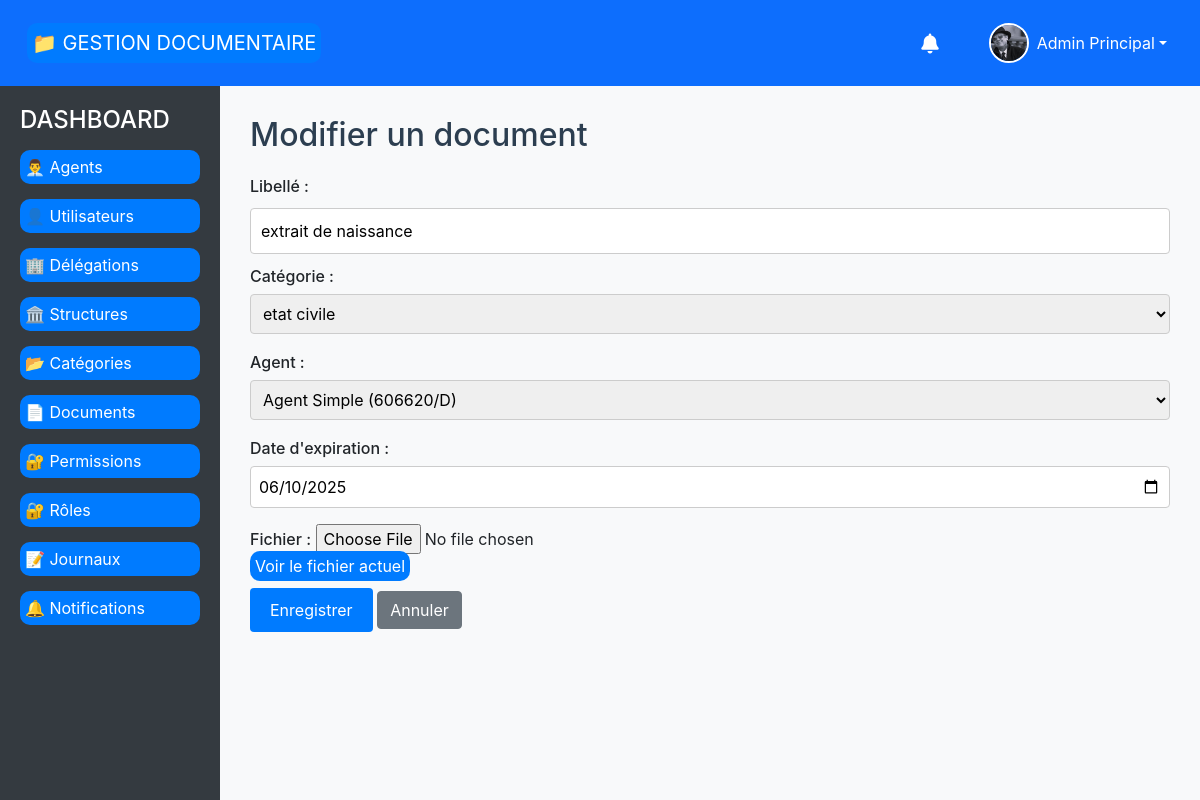
Screenshot of /documents/update/1/ (signed in) with the database file from the repository.
### document_management/models.py (models this page shows, shortened)
class BaseTimeStampModel(models.Model):
    date_creation = models.DateTimeField(_("Date de création"), auto_now_add=True)
    date_modification = models.DateTimeField(_("Date de modification"), auto_now=True)
    class Meta:
        abstract = True

class Agent(BaseTimeStampModel):
    MATRICULE_REGEX = r'^\d{6}/[A-Z]$'
    NOM_PRENOM_REGEX = r'^[a-zA-ZÀ-ÿ\s\-\']+$'
    PHONE_REGEX = r'^(\+\d{1,3})?\d{9,15}$'
    matricule = models.CharField(
        _("Matricule"),
        max_length=8,
        unique=True,
        validators=[
            RegexValidator(
                regex=MATRICULE_REGEX,
                message=_("Le matricule doit être au format 123456/X")
            )
        ]
    )
    photo = models.ImageField(
        _("Photo"),
        upload_to='agents/photos/',
        null=True,
        blank=True,
        help_text=_("Photo de profil de l'agent")
    )
    prenom = models.CharField(
        _("Prénom"),
        max_length=50,
        validators=[
            RegexValidator(
                regex=NOM_PRENOM_REGEX,
                message=_("Le prénom ne doit contenir que des lettres, espaces et tirets")
            )
        ]
    )
    nom = models.CharField(
        _("Nom"),
        max_length=50,
        validators=[
            RegexValidator(
                regex=NOM_PRENOM_REGEX,
                message=_("Le nom ne doit contenir que des lettres, espaces et tirets")
            )
        ]
    )
    date_naissance = models.DateField(_("Date de naissance"))
    lieu_naissance = models.CharField(_("Lieu de naissance"), max_length=255)
    adresse = models.CharField(_("Adresse"), max_length=255)
    email = models.EmailField(_("Email"), unique=True)
    telephone = models.CharField(
        _("Téléphone"),
        max_length=20,
        unique=True,
        validators=[
            RegexValidator(
                regex=PHONE_REGEX,
                message=_("Numéro de téléphone invalide. Format: +221xxxxxxxxx")
            )
        ]
    )
    user = models.OneToOneField(
        settings.AUTH_USER_MODEL,
        on_delete=models.CASCADE,
        related_name="agent_profile",
        verbose_name=_("Utilisateur")
    )
    structure = models.ForeignKey(
        Structure,
        on_delete=models.PROTECT,
        related_name="agents",
        verbose_name=_("Structure")
    )
    role = models.ForeignKey(
        Role,
        on_delete=models.PROTECT,
        related_name="agents",
        verbose_name=_("Rôle")
    )
    is_active = models.BooleanField(_("Actif"), default=True)
    class Meta:
        verbose_name = _("Agent")
        verbose_name_plural = _("Agents")
        ordering = ['nom', 'prenom']
    def __str__(self):
        return f"{self.prenom} {self.nom} ({self.matricule})"
    def get_full_name(self):
        return f"{self.prenom} {self.nom}"

class Document(BaseTimeStampModel):
    TYPE_CHOICES = [
        ('PDF', 'PDF'),
        ('JPEG', 'JPEG'),
        ('PNG', 'PNG'),
        ('DOCX', 'DOCX'),
        ('XLSX', 'XLSX')
    ]
    uuid = models.UUIDField(default=uuid.uuid4, editable=False, unique=True)
    libelle = models.CharField(_("Libellé"), max_length=100)
    reference = models.CharField(_("Référence"), max_length=50, unique=True, blank=True)
    fichier = models.FileField(_("Fichier"), upload_to='documents/%Y/%m/')
    type = models.CharField(_("Type"), max_length=10, choices=TYPE_CHOICES)
    date_expiration = models.DateField(_("Date d'expiration"), null=True, blank=True)
    categorie_document = models.ForeignKey(
        CategorieDocument,
        on_delete=models.PROTECT,
        related_name="documents",
        verbose_name=_("Catégorie")
    )
    agent = models.ForeignKey(
        Agent,
        on_delete=models.PROTECT,
        related_name="documents",
        verbose_name=_("Agent")
    )
    is_archived = models.BooleanField(_("Archivé"), default=False)
    class Meta:
        verbose_name = _("Document")
        verbose_name_plural = _("Documents")
        ordering = ['-date_creation']
        unique_together = ['libelle', 'agent']

class CategorieDocument(BaseTimeStampModel):
    TYPE_ACCES_CHOICES = [
        ('PRIVATE', _('Privé')),
        ('PUBLIC', _('Public')),
        ('RESTRICTED', _('Restreint')),
    ]
    libelle = models.CharField(_("Libellé"), max_length=50, unique=True)
    description = models.TextField(_("Description"))
    type_acces = models.CharField(
        _("Type d'accès"),
        max_length=10,
        choices=TYPE_ACCES_CHOICES,
        default='PRIVATE'
    )
    class Meta:
        verbose_name = _("Catégorie de document")
        verbose_name_plural = _("Catégories de documents")
        ordering = ['libelle']

### document_management/views.py (the view, shortened to what this page needs)
# urls.py: path('documents/update/<int:document_id>/', update_document, name='update_document'),
@login_required
def update_document(request, document_id):
    document = get_object_or_404(Document, id=document_id)
    categories = CategorieDocument.objects.all()
    agents = Agent.objects.all()
    return render(request, 'documents/form.html', {
        'document': document,
        'categories': categories,
        'agents': agents
    })

### document_management/templates/documents/form.html (shortened to what this page needs)
{% extends 'base.html' %}
{% block content %}
<h2>{% if document %}Modifier{% else %}Ajouter{% endif %} un document</h2>
<form method="post" enctype="multipart/form-data">
    <label>Libellé :</label>
    <input type="text" name="libelle" value="{{ document.libelle|default:'' }}" required><br>
    <label>Catégorie :</label>
    <select name="categorie_document" required>
        {% for cat in categories %}
            <option value="{{ cat.id }}" {% if document and document.categorie_document.id == cat.id %}selected{% endif %}>{{ cat.libelle }}</option>
        {% endfor %}
    </select><br>
    <label>Agent :</label>
    <select name="agent" required>
        {% for agent in agents %}
            <option value="{{ agent.id }}" {% if document and document.agent.id == agent.id %}selected{% endif %}>{{ agent }}</option>
        {% endfor %}
    </select><br>
    <label>Date d'expiration :</label>
    <input type="date" name="date_expiration" value="{{ document.date_expiration|date:'Y-m-d'|default:'' }}"><br>
    <label>Fichier :</label>
    <input type="file" name="fichier" {% if not document %}required{% endif %}><br>
    {% if document and document.fichier %}
        <a href="{{ document.fichier.url }}" target="_blank">Voir le fichier actuel</a><br>
    {% endif %}
    <button type="submit" class="btn btn-success">Enregistrer</button>
    <a href="{% url 'liste_documents' %}" class="btn btn-secondary">Annuler</a>
</form>
{% endblock %}

### document_management/templates/base.html (shortened to what this page needs)
<!DOCTYPE html>
<html lang="fr">
<head>
    <link rel="stylesheet" href="https://cdn.jsdelivr.net/npm/bootstrap@5.3.0/dist/css/bootstrap.min.css">
    <link rel="stylesheet" href="https://cdnjs.cloudflare.com/ajax/libs/font-awesome/6.0.0/css/all.min.css">
    {% load static %}
    <link rel="stylesheet" href="{% static 'css/style.css' %}">
</head>
<body>
    <nav class="navbar navbar-expand-lg navbar-custom">
        <div class="container-fluid">
            <a class="navbar-brand" href="{% url 'home' %}">📁 GESTION DOCUMENTAIRE</a>
            <div class="d-flex align-items-center ms-auto">
                {% if request.user.is_authenticated %}
                    <div class="dropdown me-3">
                        <button class="btn btn-link text-white text-decoration-none position-relative" type="button" id="notificationsDropdown" data-bs-toggle="dropdown" aria-expanded="false">
                            <i class="fas fa-bell fa-lg"></i>
                        </button>
                    </div>
                    <div class="dropdown">
                        <button class="btn btn-link text-white text-decoration-none dropdown-toggle d-flex align-items-center" type="button" id="userDropdown" data-bs-toggle="dropdown" aria-expanded="false">
                            {% if request.user.agent_profile.photo %}
                                <img src="{{ request.user.agent_profile.photo.url }}" alt="Photo de profil" class="user-avatar me-2">
                            {% else %}
                                <div class="user-avatar me-2 bg-light d-flex align-items-center justify-content-center">
                                    <i class="fas fa-user text-muted"></i>
                                </div>
                            {% endif %}
                            <span class="d-none d-md-inline">
                                {% if request.user.agent_profile %}
                                    {{ request.user.agent_profile.prenom }} {{ request.user.agent_profile.nom }}
                                {% else %}
                                    {{ request.user.email }}
                                {% endif %}
                            </span>
                        </button>
                    </div>
                {% else %}
                    <a href="{% url 'login' %}" class="btn btn-outline-light btn-sm">Connexion</a>
                {% endif %}
            </div>
        </div>
    </nav>
    <div class="main-container">
        {% if request.user.is_authenticated %}
        <div class="sidebar">
            <h4>DASHBOARD</h4>
            {% if can_read_agents %}
            <a href="{% url 'liste_agents' %}" {% if request.resolver_match.url_name == 'liste_agents' %} class="active"{% endif %}>👨‍💼 Agents</a>
            {% endif %}
            {% if can_read_users %}
            <a href="{% url 'liste_users' %}" {% if request.resolver_match.url_name == 'liste_users' %} class="active"{% endif %}>👤 Utilisateurs</a>
            {% endif %}
            {% if can_read_delegations %}
            <a href="{% url 'liste_delegations' %}" {% if request.resolver_match.url_name == 'liste_delegations' %} class="active"{% endif %}>🏢 Délégations</a>
            {% endif %}
            {% if can_read_structures %}
            <a href="{% url 'liste_structures' %}" {% if request.resolver_match.url_name == 'liste_structures' %} class="active"{% endif %}>🏛️ Structures</a>
            {% endif %}
            {% if can_read_categories %}
            <a href="{% url 'liste_CategorieDocuments' %}" {% if request.resolver_match.url_name == 'liste_CategorieDocuments' %} class="active"{% endif %}>📂 Catégories</a>
            {% endif %}
            {% if can_read_documents %}
            <a href="{% url 'liste_documents' %}" {% if request.resolver_match.url_name == 'liste_documents' %} class="active"{% endif %}>📄 Documents</a>
            {% endif %}
            {% if can_read_permissions %}
            <a href="{% url 'liste_permissions' %}" {% if request.resolver_match.url_name == 'liste_permissions' %} class="active"{% endif %}>🔐 Permissions</a>
            {% endif %}
            {% if can_read_roles %}
            <a href="{% url 'liste_roles' %}" {% if request.resolver_match.url_name == 'liste_roles' %} class="active"{% endif %}>🔐 Rôles</a>
            {% endif %}
            {% if role_name == 'ADMIN' or role_name == 'GESTIONNAIRE' %}
            <a href="{% url 'liste_journaux' %}" {% if request.resolver_match.url_name == 'liste_journaux' %} class="active"{% endif %}>📝 Journaux</a>
            {% endif %}
            <a href="{% url 'liste_notifications' %}" {% if request.resolver_match.url_name == 'liste_notifications' %} class="active"{% endif %}>🔔 Notifications</a>
        </div>
        {% endif %}
        <div class="content">
            {% block content %}
            {% endblock %}
        </div>
    </div>
</body>
</html>

### document_management/static/css/style.css (style rules this page uses)
nav { background-color: #007bff; padding: 10px; text-align: center; }
nav a { color: white; text-decoration: none; margin: 15px; font-size: 18px; }
body { font-family: 'Segoe UI', Arial, sans-serif; background: #f7f7f7; margin: 0; padding: 0; }
h1, h2 { color: #2c3e50; margin-bottom: 20px; }
input[type="text"], input[type="email"], input[type="date"], select, textarea { width: 100%; padding: 8px; margin: 6px 0 16px 0; border: 1px solid #ccc; border-radius: 4px; box-sizing: border-box; font-size: 1em; }
button, a.button { background: #18bc9c; color: #fff; border: none; padding: 8px 18px; border-radius: 4px; font-size: 1em; cursor: pointer; margin-right: 8px; text-decoration: none; transition: background 0.2s; display: inline-block; }
form label { font-weight: 500; }
form { margin-bottom: 20px; }
form { margin: 20px 0; }
input[type="text"], input[type="email"], input[type="number"] { width: 100%; padding: 10px; margin: 10px 0; box-sizing: border-box; }
button[type="submit"] { background-color: #007bff; color: white; border: none; padding: 10px 20px; margin: 10px 0; cursor: pointer; }
a { text-decoration: none; border-radius: 10px; padding: 5px; background-color: #007bff; color: white; }
:root { --primary-color: #007bff; --secondary-color: #6c757d; --success-color: #28a745; --danger-color: #dc3545; --light-color: #f8f9fa; --dark-color: #343a40; --border-color: #dee2e6; --border-radius: 0.25rem; --box-shadow: 0 0.125rem 0.25rem rgba(0, 0, 0, 0.075); --transition: all 0.2s ease-in-out; }
body { font-family: -apple-system, BlinkMacSystemFont, "Segoe UI", Roboto, "Helvetica Neue", Arial, sans-serif; line-height: 1.5; color: #212529; }
.btn { display: inline-block; font-weight: 400; text-align: center; white-space: nowrap; vertical-align: middle; user-select: none; border: 1px solid transparent; padding: 0.375rem 0.75rem; font-size: 1rem; line-height: 1.5; border-radius: var(--border-radius); transition: var(--transition); cursor: pointer; text-decoration: none; }
.btn-secondary { color: #fff; background-color: var(--secondary-color); border-color: var(--secondary-color); }
.btn-success { color: #fff; background-color: var(--success-color); border-color: var(--success-color); }

### document_management/templates/base.html (style rules this page uses)
body { display: flex; flex-direction: column; min-height: 100vh; }
.navbar-custom { background-color: #0d6efd; color: white; }
.navbar-custom .navbar-brand, .navbar-custom .nav-link { color: white; }
.main-container { display: flex; flex: 1; }
.sidebar { width: 220px; background-color: #343a40; color: white; padding: 20px; }
.sidebar a { color: white; text-decoration: none; display: block; margin: 15px 0; }
.content { flex: 1; padding: 30px; background-color: #f8f9fa; }
.user-avatar { width: 40px; height: 40px; border-radius: 50%; object-fit: cover; border: 2px solid white; }

### rows the page displays
Document: libelle "extrait de naissance", categorie_document "etat civile", agent "Agent Simple (606620/D)", date_expiration "06/10/2025"

### other values shown
{{ request.user.agent_profile.prenom }} "Admin"
{{ request.user.agent_profile.nom }} "Principal"
